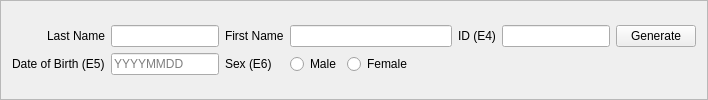
      <widget class="QFrame" name="frame_13">
       <property name="maximumSize">
        <size>
         <width>16777215</width>
         <height>16777215</height>
        </size>
       </property>
       <property name="frameShape">
        <enum>QFrame::StyledPanel</enum>
       </property>
       <property name="frameShadow">
        <enum>QFrame::Raised</enum>
       </property>
       <layout class="QVBoxLayout" name="verticalLayout_8">
        <item>
         <layout class="QGridLayout" name="row1_layout">
          <item row="1" column="0">
           <widget class="QLabel" name="dateOfBirthLabel">
            <property name="text">
             <string>Date of Birth (E5)</string>
            </property>
           </widget>
          </item>
          <item row="0" column="2">
           <widget class="QLabel" name="firstNameLabel">
            <property name="text">
             <string>First Name</string>
            </property>
           </widget>
          </item>
          <item row="0" column="5">
           <layout class="QHBoxLayout" name="horizontalLayout_25">
            <item>
             <widget class="QLineEdit" name="e4"/>
            </item>
            <item>
             <widget class="QPushButton" name="e4_generate">
              <property name="text">
               <string>Generate</string>
              </property>
              <property name="autoDefault">
               <bool>false</bool>
              </property>
              <property name="default">
               <bool>false</bool>
              </property>
             </widget>
            </item>
           </layout>
          </item>
          <item row="0" column="0" alignment="Qt::AlignRight">
           <widget class="QLabel" name="lastNameLabel">
            <property name="text">
             <string>Last Name</string>
            </property>
           </widget>
          </item>
          <item row="0" column="1">
           <widget class="QLineEdit" name="last_name"/>
          </item>
          <item row="0" column="4">
           <widget class="QLabel" name="iDLabel">
            <property name="text">
             <string>ID (E4)</string>
            </property>
           </widget>
          </item>
          <item row="0" column="3">
           <widget class="QLineEdit" name="first_name"/>
          </item>
          <item row="1" column="2">
           <widget class="QLabel" name="e6_label">
            <property name="text">
             <string>Sex (E6)</string>
            </property>
           </widget>
          </item>
          <item row="1" column="3">
           <layout class="QHBoxLayout" name="horizontalLayout_2">
            <item>
             <widget class="QRadioButton" name="e6_m">
              <property name="text">
               <string>Male</string>
              </property>
              <attribute name="buttonGroup">
               <string notr="true">e6</string>
              </attribute>
             </widget>
            </item>
            <item>
             <widget class="QRadioButton" name="e6_f">
              <property name="text">
               <string>Female</string>
              </property>
              <attribute name="buttonGroup">
               <string notr="true">e6</string>
              </attribute>
             </widget>
            </item>
            <item>
             <spacer name="horizontalSpacer_12">
              <property name="orientation">
               <enum>Qt::Horizontal</enum>
              </property>
              <property name="sizeHint" stdset="0">
               <size>
                <width>40</width>
                <height>20</height>
               </size>
              </property>
             </spacer>
            </item>
           </layout>
          </item>
          <item row="1" column="1">
           <widget class="QLineEdit" name="e5">
            <property name="maxLength">
             <number>8</number>
            </property>
            <property name="placeholderText">
             <string>YYYYMMDD</string>
            </property>
           </widget>
          </item>
         </layout>
        </item>
       </layout>
      </widget>
